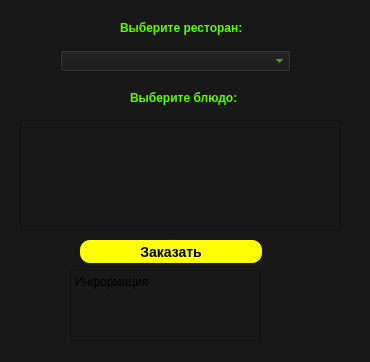
<?xml version="1.0" encoding="UTF-8"?>
<ui version="4.0">
 <class>Zakaz</class>
 <widget class="QWidget" name="Zakaz">
  <property name="geometry">
   <rect>
    <x>0</x>
    <y>0</y>
    <width>370</width>
    <height>362</height>
   </rect>
  </property>
  <property name="windowTitle">
   <string>Form</string>
  </property>
  <property name="styleSheet">
   <string notr="true">background: rgb(24, 24, 24)</string>
  </property>
  <widget class="QLabel" name="label">
   <property name="geometry">
    <rect>
     <x>120</x>
     <y>20</y>
     <width>141</width>
     <height>16</height>
    </rect>
   </property>
   <property name="styleSheet">
    <string notr="true">QLabel {color: rgb(85, 255, 0);
			 font: bold;			}</string>
   </property>
   <property name="text">
    <string>Выберите ресторан:</string>
   </property>
  </widget>
  <widget class="QComboBox" name="comboBox">
   <property name="geometry">
    <rect>
     <x>60</x>
     <y>50</y>
     <width>231</width>
     <height>22</height>
    </rect>
   </property>
   <property name="styleSheet">
    <string notr="true">QComboBox {color: rgb(85, 255, 0);
			 font: bold;			}</string>
   </property>
  </widget>
  <widget class="QPushButton" name="pushButton">
   <property name="geometry">
    <rect>
     <x>80</x>
     <y>240</y>
     <width>182</width>
     <height>23</height>
    </rect>
   </property>
   <property name="styleSheet">
    <string notr="true">QPushButton {background-color: rgb(255, 255, 0);
     border-style: outset;
     border-radius: 10px;
     border-color: beige;
     font: bold 14px;
     min-width: 10em;
     padding: 6px;}
QPushButton::hover{background-color: rgb(217, 217, 0)}
QPushButton::pressed{background-color: rgb(181, 181, 0)}</string>
   </property>
   <property name="text">
    <string>Заказать</string>
   </property>
  </widget>
  <widget class="QLabel" name="label_2">
   <property name="geometry">
    <rect>
     <x>130</x>
     <y>90</y>
     <width>121</width>
     <height>16</height>
    </rect>
   </property>
   <property name="styleSheet">
    <string notr="true">QLabel {color: rgb(85, 255, 0);
			 font: bold;			}</string>
   </property>
   <property name="text">
    <string>Выберите блюдо:</string>
   </property>
  </widget>
  <widget class="QPlainTextEdit" name="plainTextEdit">
   <property name="geometry">
    <rect>
     <x>70</x>
     <y>270</y>
     <width>191</width>
     <height>71</height>
    </rect>
   </property>
   <property name="readOnly">
    <bool>true</bool>
   </property>
   <property name="plainText">
    <string>Информация</string>
   </property>
  </widget>
  <widget class="QTableWidget" name="tableWidget">
   <property name="geometry">
    <rect>
     <x>20</x>
     <y>120</y>
     <width>321</width>
     <height>111</height>
    </rect>
   </property>
   <property name="styleSheet">
    <string notr="true">QTableWidget {color: rgb(85, 255, 0);
			 font: bold;			}</string>
   </property>
  </widget>
 </widget>
 <resources/>
 <connections/>
</ui>
